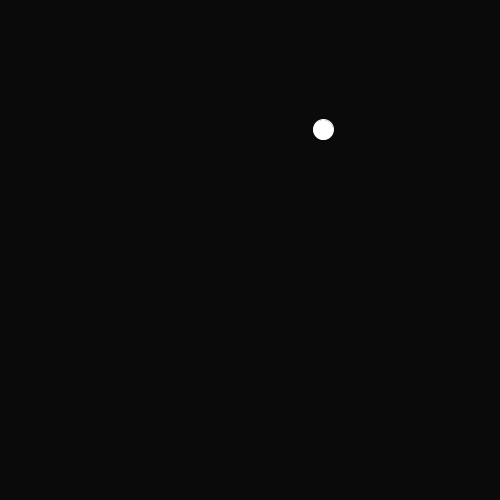
Frame 1 (no input)
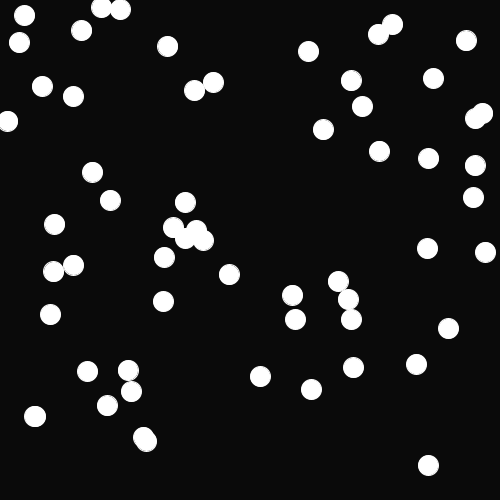
Frame 60 (the mouse pressed at the canvas centre just before this capture)
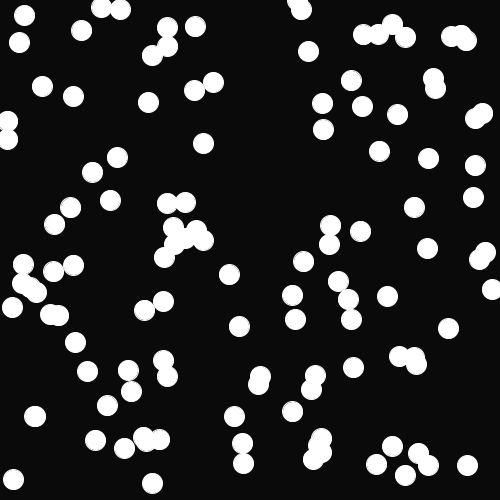
Frame 120 (the mouse held since frame 60 and released just before this capture)

The Processing sketch that drew these frames (run headless with seeded random() and noise(); from frame 60 on, the mouse is pressed at the canvas centre):

// Processing sketch: random
// ── random.pde
//Değişkenler yukarıya tanımlanıyor.
float circleX;
float circleY;

void setup()
{
    size(500,500);
    background(10);
}

void draw()
{
    //random(0,width) alttaki ile aynı işi yapar ve float değer döndürür.
    //onun için yukarda float olarak tanımlandılar.
    circleX = random(width);
    circleY = random(height);
    
    stroke(255);
    fill(255);
    
    //ekranda rastgele bir noktada bir elips yarattık.
    //background setup içinde yer aldığı için ekranda sürekli beliren halkar görürüz.
    ellipse(circleX,circleY,20,20);
    
}
